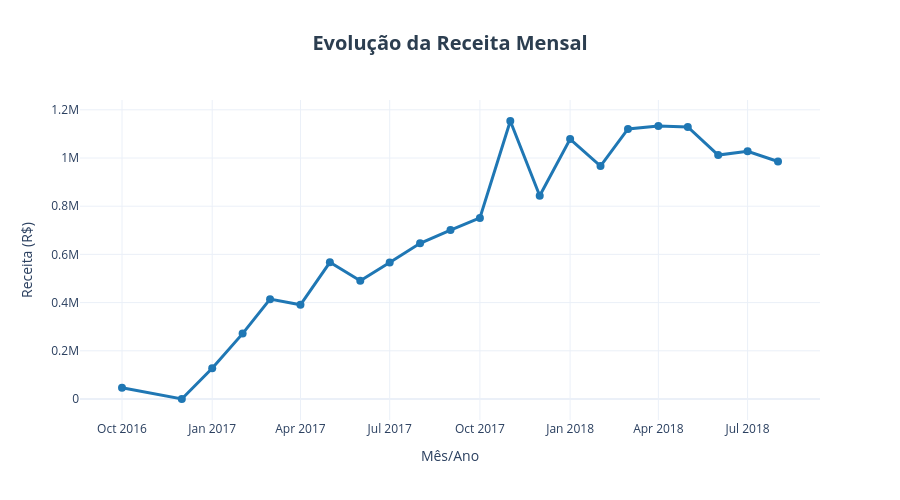

Here is the notebook cell this chart was saved with:
### Markdown cell above
---

## Gráfico 1: Evolução da Receita Mensal

### Code cell
# ============================================================================
# GRÁFICO RECEITA MENSAL - EVOLUÇÃO
# ============================================================================

# Criar figura
fig = go.Figure()

# Adicionar linha de receita
fig.add_trace(go.Scatter(
    x=df_receita_mensal['ano_mes'],
    y=df_receita_mensal['receita_total'],
    mode='lines+markers',
    name='Receita Mensal',
    line=dict(color='#1f77b4', width=3),     
    marker=dict(size=8),                      # Bolinhas dos marcadores
    hovertemplate='<b>%{x}</b><br>Receita: R$ %{y:,.2f}<extra></extra>'    # Aqui ele define qual o dado vai ser mostrado durante o hover
))

# Configurar layout
fig.update_layout(
    title={
        'text': '<b>Evolução da Receita Mensal</b>',
        'x': 0.5,                    # Centralizar
        'xanchor': 'center',
        'font': {'size': 20, 'color': '#2c3e50'}
    },
    xaxis_title='Mês/Ano',
    yaxis_title='Receita (R$)',
    template='plotly_white',         # Tema branco limpo
    height=500,
    hovermode='x unified'            # Hover unificado
)

# Mostrar gráfico
fig.show()

# Salvar o gráfico como HTML
caminho_grafico = FIGURES_PATH / "receita_mensal_evolucao.html"
fig.write_html(caminho_grafico)

print(f"Gráfico salvo em: {caminho_grafico}")
print()

### Figure 1 — Plotly figure (JSON) as saved in the notebook; plotly's stock layout.template omitted (floating-point values rounded to 4 significant figures)
{"data": [{"hovertemplate": "<b>%{x}</b><br>Receita: R$ %{y:,.2f}<extra></extra>", "line": {"color": "#1f77b4", "width": 3}, "marker": {"size": 8}, "mode": "lines+markers", "name": "Receita Mensal", "type": "scatter", "x": ["2016-10", "2016-12", "2017-01", "2017-02", "2017-03", "2017-04", "2017-05", "2017-06", "2017-07", "2017-08", "2017-09", "2017-10", "2017-11", "2017-12", "2018-01", "2018-02", "2018-03", "2018-04", "2018-05", "2018-06", "2018-07", "2018-08"], "y": [46570.0, 19.62, 127500.0, 271300.0, 414400.0, 391000.0, 567100.0, 490200.0, 566400.0, 646000.0, 701200.0, 751100.0, 1154000.0, 843200.0, 1079000.0, 966500.0, 1120678, 1133000.0, 1129000.0, 1012000.0, 1028000.0, 985400.0]}], "layout": {"height": 500, "hovermode": "x unified", "title": {"font": {"color": "#2c3e50", "size": 20}, "text": "<b>Evolução da Receita Mensal</b>", "x": 0.5, "xanchor": "center"}, "xaxis": {"title": {"text": "Mês/Ano"}}, "yaxis": {"title": {"text": "Receita (R$)"}}}}
